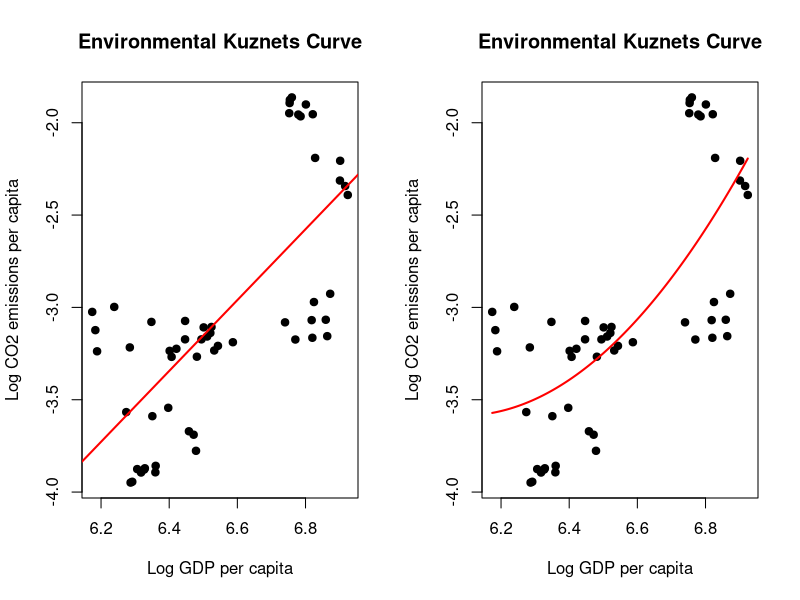

Here is the R script that generated this plot:
# Environmental Kuznets Curve (EKC) Analysis for Chad (1970-2024)
# Author: Sukrettin Efe Aydin (Student ID: 137423018)
# Data Source: World Bank World Development Indicators (WDI)

data <- read.csv("chad_ekc_data.csv")

# Step 1: Natural logarithm transformation
data$ln_co2 <- log(data$co2_pc)
data$ln_gdp <- log(data$gdp_pc)
data$ln_gdp_sq <- data$ln_gdp^2

# Step 2: Scatter plots with linear and quadratic regression lines
par(mfrow = c(1, 2))

# Linear regression line
plot(data$ln_gdp, data$ln_co2,
     main = "Environmental Kuznets Curve",
     xlab = "Log GDP per capita",
     ylab = "Log CO2 emissions per capita",
     pch = 19, col = "black")
abline(lm(ln_co2 ~ ln_gdp, data = data), col = "red", lwd = 2)

# Quadratic regression curve
plot(data$ln_gdp, data$ln_co2,
     main = "Environmental Kuznets Curve",
     xlab = "Log GDP per capita",
     ylab = "Log CO2 emissions per capita",
     pch = 19, col = "black")
quad_fit <- lm(ln_co2 ~ ln_gdp + ln_gdp_sq, data = data)
x_seq <- seq(min(data$ln_gdp), max(data$ln_gdp), length.out = 200)
lines(x_seq, predict(quad_fit, newdata = data.frame(ln_gdp = x_seq, ln_gdp_sq = x_seq^2)),
      col = "red", lwd = 2)

# Step 3: Quadratic OLS regression summary
summary(quad_fit)
